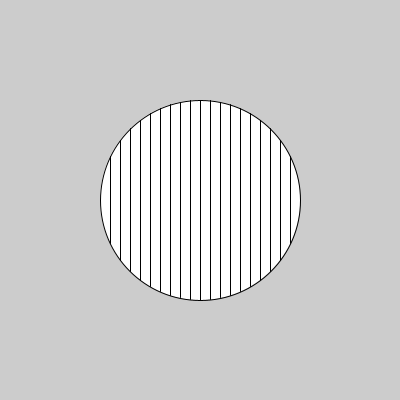
Frame 1 (no input)
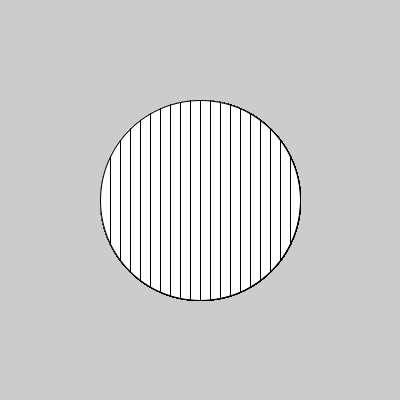
Frame 60 (the mouse pressed at the canvas centre just before this capture)
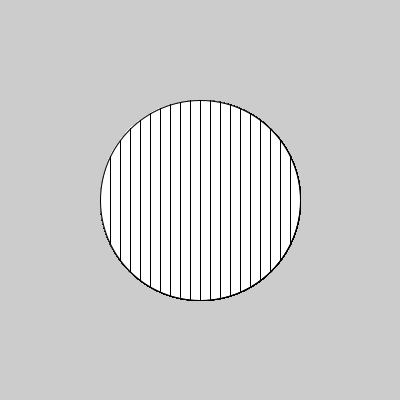
Frame 120 (the mouse held since frame 60 and released just before this capture)

The Processing sketch that drew these frames (run headless with seeded random() and noise(); from frame 60 on, the mouse is pressed at the canvas centre):

// Processing sketch: circle_lines
// ── circle_lines.pde
void setup() {
  size(400, 400);
}

int circleX = 200;
int circleY = 200;
int diameter = 200;
int radius = diameter / 2;
void draw() {
  ellipse(circleX, circleY, diameter, diameter);
  int x = -radius;
  while (x <= radius) {
    float h = sqrt(radius*radius - x*x);
    line(circleX+x, circleY-h, circleX+x, circleY+h);
    x += 10;
  }
}
